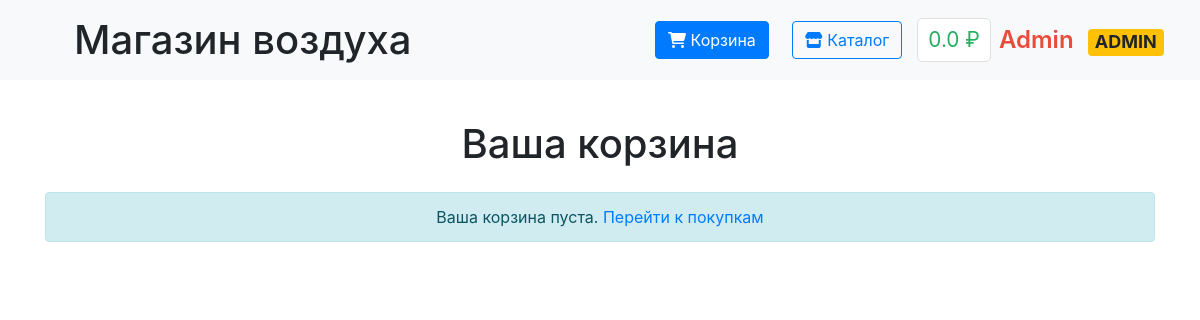
The page /cart (signed in) on the database as committed earlier.
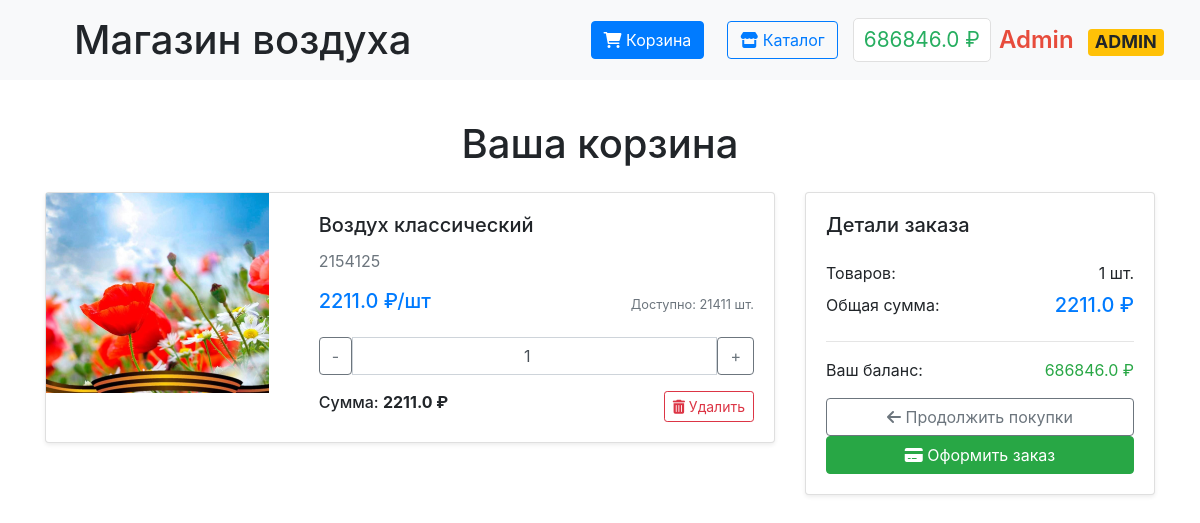
The same page on the database as committed later.
### data/users.py (models this page shows, shortened)
class User(SqlAlchemyBase, UserMixin):
    __tablename__ = 'users'
    id = Column(Integer, primary_key=True, autoincrement=True)
    surname = Column(String, nullable=False)
    name = Column(String, nullable=False)
    email = Column(String, unique=True, nullable=False)
    hashed_password = Column(String, nullable=False)
    balance = Column(Float, default=0)
    is_admin = Column(Boolean, default=False)

### data/products.py (models this page shows, shortened)
class Product(SqlAlchemyBase):
    __tablename__ = 'products'
    id = sa.Column(sa.Integer, primary_key=True, autoincrement=True)
    title = sa.Column(sa.String, nullable=False)
    description = sa.Column(sa.Text)
    price = sa.Column(sa.Float, nullable=False)
    quantity = sa.Column(sa.Integer, default=0)
    image_url = sa.Column(sa.String)
    category = sa.Column(sa.String)
    created_at = sa.Column(sa.DateTime, default=sa.func.now())
    is_available = sa.Column(sa.Boolean, default=True)

### main.py (the view)
@app.route('/cart')
@login_required
def cart():
    db_sess = db_session.create_session()
    checkout_success = request.args.get('checkout_success') == 'True'
    orders = db_sess.query(Order).filter(Order.user_id == current_user.id).all()
    cart_items = []
    total_quantity = 0
    total_amount = 0
    for order in orders:
        product = db_sess.get(Product, order.product_id)
        if product:
            cart_items.append({
                'product': product,
                'quantity': order.quantity
            })
            total_quantity += order.quantity
            total_amount += order.quantity * product.price
    db_sess.close()
    return render_template('cart.html',
                           cart_items=cart_items,
                           total_quantity=total_quantity,
                           total_amount=total_amount,
                           checkout_success=checkout_success)

### data/db_session.py (called while the page is built)
def create_session() -> Session:
    global __factory
    return __factory()

### main.py (called while the page is built)
@login_manager.user_loader
def load_user(user_id):
    db_sess = db_session.create_session()
    return db_sess.get(User, user_id)

### templates/cart.html (shortened to what the changed rows need)
{% extends "base.html" %}
{% block content %}
<div class="container py-4">
    <h1 class="text-center mb-4">Ваша корзина</h1>
    {% if not cart_items %}
    <div class="alert alert-info text-center">
        Ваша корзина пуста. <a href="{{ url_for('index') }}">Перейти к покупкам</a>
    </div>
    {% else %}
    <div class="row">
        <div class="col-lg-8">
            {% for item in cart_items %}
            <div class="card mb-3 shadow-sm">
                <div class="row g-0">
                    <div class="col-md-4">
                        {% if item.product.image_url %}
                        <img src="{{ url_for('static', filename=item.product.image_url) }}"
                             class="img-fluid rounded-start"
                             alt="{{ item.product.title }}"
                             style="height: 200px; object-fit: cover;">
                        {% else %}
                        <div class="d-flex align-items-center justify-content-center bg-light" style="height: 200px;">
                            <i class="fas fa-image fa-3x text-muted"></i>
                        </div>
                        {% endif %}
                    </div>
                    <div class="col-md-8">
                        <div class="card-body d-flex flex-column h-100">
                            <h5 class="card-title">{{ item.product.title }}</h5>
                            <p class="card-text text-muted">{{ item.product.description|truncate(100) }}</p>
                            <div class="mt-auto">
                                <div class="d-flex justify-content-between align-items-center mb-3">
                                    <span class="h5 text-primary">{{ item.product.price }} ₽/шт</span>
                                    <small class="text-muted">Доступно: {{ item.product.quantity }} шт.</small>
                                </div>
                                <form action="{{ url_for('update_cart_item') }}" method="POST" class="mb-3">
                                    <div class="input-group">
                                        <button class="btn btn-outline-secondary" type="submit" name="action" value="decrease">-</button>
                                        <input type="number"
                                               class="form-control text-center"
                                               name="quantity"
                                               value="{{ item.quantity }}"
                                               min="1"
                                               max="{{ item.product.quantity }}"
                                               onchange="this.form.submit()">
                                        <button class="btn btn-outline-secondary" type="submit" name="action" value="increase">+</button>
                                    </div>
                                </form>
                                <div class="d-flex justify-content-between align-items-center">
                                    <span class="h6">Сумма: <strong>{{ item.product.price * item.quantity }} ₽</strong></span>
                                    <form action="{{ url_for('remove_cart_item', product_id=item.product.id) }}" method="POST">
                                        <button type="submit" class="btn btn-outline-danger btn-sm"
                                                onclick="return confirm('Удалить товар из корзины?')">
                                            <i class="fas fa-trash-alt"></i> Удалить
                                        </button>
                                    </form>
                                </div>
                            </div>
                        </div>
                    </div>
                </div>
            </div>
            {% endfor %}
        </div>
        <div class="col-lg-4">
            <div class="card shadow-sm sticky-top" style="top: 20px;">
                <div class="card-body">
                    <h5 class="card-title mb-4">Детали заказа</h5>
                    <div class="d-flex justify-content-between mb-2">
                        <span>Товаров:</span>
                        <span>{{ total_quantity }} шт.</span>
                    </div>
                    <div class="d-flex justify-content-between mb-3">
                        <span>Общая сумма:</span>
                        <span class="h5 text-primary">{{ total_amount }} ₽</span>
                    </div>
                    <hr>
                    <div class="d-flex justify-content-between mb-3">
                        <span>Ваш баланс:</span>
                        <span class="{% if current_user.balance < total_amount %}text-danger{% else %}text-success{% endif %}">
                            {{ current_user.balance }} ₽
                        </span>
                    </div>
                    <div class="d-grid gap-2">
                        <a href="{{ url_for('index') }}" class="btn btn-outline-secondary w-100">
                            <i class="fas fa-arrow-left"></i> Продолжить покупки
                        </a>
                        <form action="{{ url_for('checkout') }}" method="POST" id="checkoutForm">
                            <button type="submit"
                                    class="btn btn-success w-100"
                                    {% if current_user.balance < total_amount %}disabled{% endif %}>
                                <i class="fas fa-credit-card"></i> Оформить заказ
                            </button>
                        </form>
                    </div>
                </div>
            </div>
        </div>
    </div>
    {% endif %}
</div>
{% endblock %}

### templates/base.html (shortened to what this page needs)
<!doctype html>
<html lang="en">
<head>
    <link rel="stylesheet" href="https://stackpath.bootstrapcdn.com/bootstrap/4.4.1/css/bootstrap.min.css">
    <link rel="stylesheet" href="https://cdnjs.cloudflare.com/ajax/libs/font-awesome/6.0.0/css/all.min.css">
    <link rel="stylesheet" href="{{ url_for('static', filename='css/style.css') }}">
</head>
<body>
<nav class="navbar navbar-light bg-light">
    <div class="navbar-container">
        <h1 class="m-2" style="padding-left: 30px;">Магазин воздуха</h1>
        <div class="nav-section">
            {% if current_user.is_authenticated %}
                <a href="{{ url_for('cart') }}" class="btn btn-primary mr-2">
                    <i class="fas fa-shopping-cart"></i> Корзина
                </a>
                <a href="{{ url_for('index') }}" class="btn btn-outline-primary">
                    <i class="fas fa-store"></i> Каталог
                </a>
                <div class="d-flex align-items-center">
                    <span class="balance mr-2" onclick="window.location.href='{{ url_for('payment') }}'">
                        {{ current_user.balance }} ₽
                    </span>
                    <span class="username {% if current_user.is_admin %}admin-badge{% endif %}"
                          onclick="window.location.href='{{ url_for('profile') }}'">
                        {{ current_user.name }}
                        {% if current_user.is_admin %}<span class="badge badge-warning ml-2">ADMIN</span>{% endif %}
                    </span>
                </div>
            {% endif %}
        </div>
    </div>
</nav>
<main>
    {% block content %}{% endblock %}
</main>
</body>
</html>

Rows that differ between the two databases and show on the page:
changed User "Admin": balance "0.0" → "686846.0"; balance (not shown) → "686846.0"
added Product: image_url (picture), product "Воздух классический", product.description "2154125", product.price "2211.0", product.quantity "21411", quantity "1", item.product.price*item.quantity "2211.0"
Other text that changed with them:
{{ total_quantity }}: (not shown) → "1"
{{ total_amount }}: (not shown) → "2211.0"
new list line: "₽/шт Доступно: шт. - + Сумма: ₽ Удалить"
text no longer shown: "Ваша корзина пуста. Перейти к покупкам"
text now shown: "Детали заказа Товаров: шт. Общая сумма: ₽ Ваш баланс: ₽ Продолжить покупки Оформить заказ"
